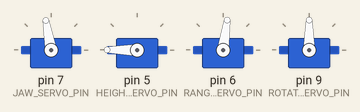
Simulated run of this sketch. Board: Arduino Uno, built with avr-gcc and run on an emulated ATmega328P. Shown: 4 × servo. What the sketch prints to the serial monitor is not drawn.

Above: at 0.05 s.
At 1.1 s:
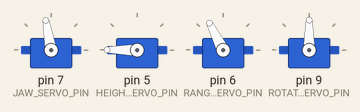
At 3.0 s:
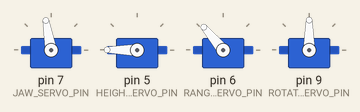
At 6.0 s:
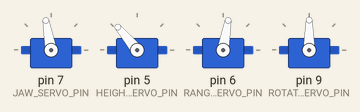
Timing chart, 0 to 7.8 s (numbered marks = the images above):
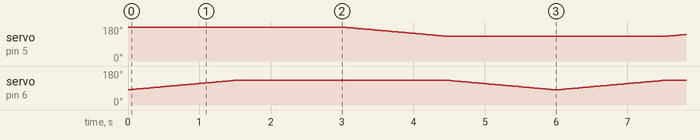

The sketch:

arm_example.ino
```cpp
#include "arm_controller.h"

void setup(){
  Serial.begin(9600);
  initState();

  // init the first position and attach PIN
  Serial.print("Robot Hand Mode");

}

void loop(){
  int i;
  for(i = 0; i < 50; i++){
    rangeIncrease();
    delay(30);
  }
  for(i = 0; i < 50; i++){
    heighIncrease();
    delay(30);
  }
  for(i = 0; i < 50; i++){
    heighDecrease();
    delay(30);
  }
    for(i = 0; i < 50; i++){
    rangeDecrease();
    delay(30);
  }
}
```

arm_controller.h
```cpp
// (licence header left out)
#include <Servo.h>


//||---------------------------------------||
//||---------------------------------------||
//||---------CODE FOR HAND CONFIG----------||
//||---------------------------------------||
//||---------------------------------------||


// PIN CONFIGURATION
#define JAW_SERVO_PIN 7
#define HEIGHT_SERVO_PIN 5
#define RANGE_SERVO_PIN 6
#define ROTATE_SERVO_PIN 9

// JAW SERVO CONFIGURATION
#define MAX_JAW_SERVO 180
#define MIN_JAW_SERVO 80

// HEIGHT SERVO CONFIGURATION
#define MAX_HEIGHT_SERVO 180
#define MIN_HEIGHT_SERVO 0

// RANGE SERVO CONFIGURATION
#define MAX_RANGE_SERVO 180
#define MIN_RANGE_SERVO 0

// ROTATE SERVO CONFIGURATION
#define MAX_ROTATE_SERVO 180
#define MIN_ROTATE_SERVO 0


//||---------------------------------------||
//||---------------------------------------||
//||-------------HAND VARIABLE-------------||
//||---------------------------------------||
//||---------------------------------------||


Servo jawServo;
Servo heightServo;
Servo rangeServo;
Servo rotateServo;

// variable to store the servo position
int jaw_pos = 100;
int height_pos = 180;
int range_pos = 80;
int rotate_pos = 90;


void initState() {
  jawServo.write(jaw_pos);
  jawServo.attach(JAW_SERVO_PIN);

  heightServo.write(height_pos);
  heightServo.attach(HEIGHT_SERVO_PIN);

  rangeServo.write(range_pos);
  rangeServo.attach(RANGE_SERVO_PIN);

  rotateServo.write(rotate_pos);
  rotateServo.attach(ROTATE_SERVO_PIN);
}


//||---------------------------------------||
//||---------------------------------------||
//||---------CODE FOR HAND ACTION----------||
//||---------------------------------------||
//||---------------------------------------||


void rangeDecrease() {
  if (range_pos == MIN_RANGE_SERVO) {
    rangeServo.write(range_pos);
    return;
  } else {
    range_pos--;
    rangeServo.write(range_pos);
  }
}

void rangeIncrease() {
  if (range_pos == MAX_RANGE_SERVO) {
    rangeServo.write(range_pos);
    return;
  } else {
    range_pos++;
    rangeServo.write(range_pos);
  }
}

void heighIncrease() {
  if (height_pos == MAX_HEIGHT_SERVO) {
    heightServo.write(height_pos);
    return;
  } else {
    height_pos++;
    heightServo.write(height_pos);
  }
}

void heighDecrease() {
  if (height_pos == MIN_HEIGHT_SERVO) {
    heightServo.write(height_pos);
    return;
  } else {
    height_pos--;
    heightServo.write(height_pos);
  }
}

void rotateRight() {
  if (rotate_pos == MIN_ROTATE_SERVO) {
    rotateServo.write(rotate_pos);
    return;
  } else {
    rotate_pos--;
    rotateServo.write(rotate_pos);
  }
}

void rotateLeft() {
  if (rotate_pos == MAX_ROTATE_SERVO) {
    rotateServo.write(rotate_pos);
    return;
  } else {
    rotate_pos++;
    rotateServo.write(rotate_pos);
  }
}

void jawBind() {
  if (jaw_pos == MIN_JAW_SERVO) {
    jawServo.write(jaw_pos);
    return;
  } else {
    jaw_pos--;
    jawServo.write(jaw_pos);
  }
}

void jawRelease() {
  if (jaw_pos == MAX_JAW_SERVO) {
    jawServo.write(jaw_pos);
    return;
  } else {
    jaw_pos++;
    jawServo.write(jaw_pos);
  }
}
```
